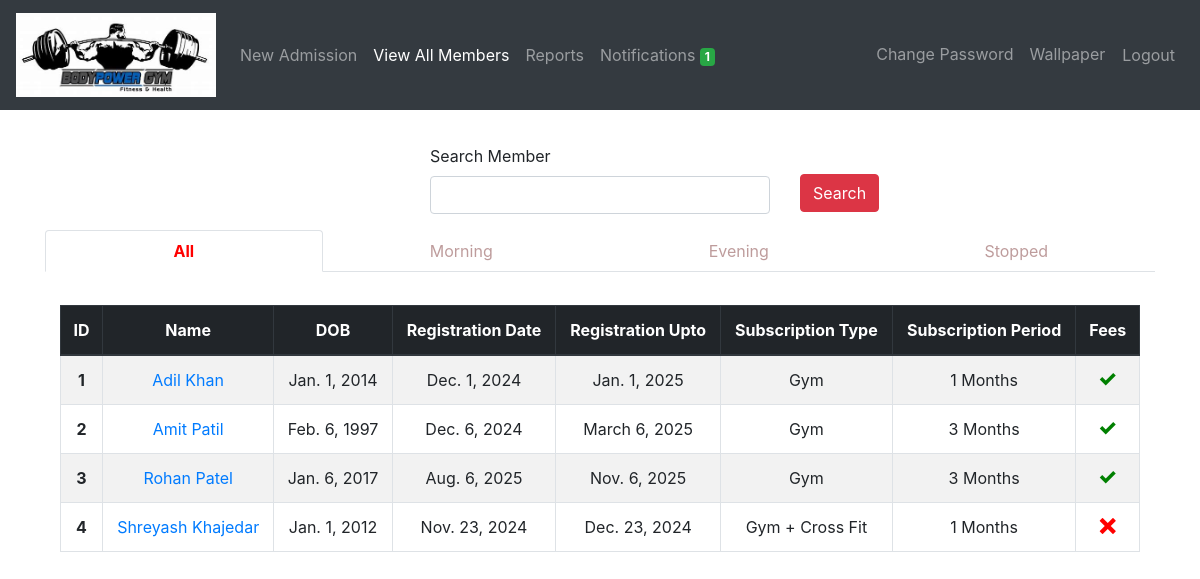
The page /members/view/ (signed in) on the database its author committed.
### members/models.py (models this page shows, shortened)
class Member(models.Model):
    member_id = models.AutoField(primary_key=True)
    first_name = models.CharField(('First Name'), max_length=50)
    last_name = models.CharField(('Last Name'), max_length=50)
    mobile_number = models.CharField(('Mobile Number'), max_length=10, unique=True)
    email = models.EmailField(null=True, blank=True)
    address = models.CharField(max_length=300, blank=True)
    medical_history = models.CharField(('Medical History'), max_length=300, blank=True, default='None')
    admitted_on = models.DateField(auto_now_add=True)
    registration_date = models.DateField(('Registration Date'), default='dd/mm/yyyy')
    registration_upto = models.DateField()
    dob = models.DateField(default='dd/mm/yyyy')
    subscription_type  = models.CharField(
                                ('Subscription Type'),
                                max_length=30,
                                choices=SUBSCRIPTION_TYPE_CHOICES,
                                default=SUBSCRIPTION_TYPE_CHOICES[0][0]
                            )
    subscription_period = models.CharField(
                                ('Subscription Period'),
                                max_length=30,
                                choices=SUBSCRIPTION_PERIOD_CHOICES,
                                default=SUBSCRIPTION_PERIOD_CHOICES[0][0]
                            )
    amount = models.CharField(max_length=30)
    fee_status = models.CharField(
                                ('Fee Status'),
                                max_length=30,
                                choices=FEE_STATUS,
                                default=FEE_STATUS[0][0]
                            )
    batch = models.CharField(
                                max_length=30,
                                choices=BATCH,
                                default=BATCH[0][0]
                            )
    photo = models.FileField(upload_to='photos/', blank=True)
    notification = models.IntegerField(default=2, blank=True)
    stop = models.IntegerField(('Status'), choices=STATUS, default=STATUS[0][0], blank=True)

### members/views.py (the view)
# urls.py: path('view/', login_required(views.view_member), name='view_member'),
def view_member(request):
    view_all = Member.objects.filter(stop=0).order_by('first_name')
    paginator = Paginator(view_all, 100)
    try:
        page = request.GET.get('page', 1)
        view_all = paginator.page(page)
    except PageNotAnInteger:
        view_all = paginator.page(1)
    except EmptyPage:
        view_all = paginator.page(paginator.num_pages)
    search_form = SearchForm()
    evening = Member.objects.filter(batch='evening', stop=0).order_by('first_name')
    morning = Member.objects.filter(batch='morning', stop=0).order_by('first_name')
    stopped = Member.objects.filter(stop=1).order_by('first_name')
    context = {
        'all': view_all,
        'morning': morning,
        'evening': evening,
        'stopped': stopped,
        'search_form': search_form,
        'subs_end_today_count': get_notification_count(),
    }
    return render(request, 'view_member.html', context)

### members/models.py (shortened to what this page needs)
class SearchForm(forms.Form):
    search = forms.CharField(label='Search Member', max_length=100, required=False)

### members/templatetags/tags.py (called while the page is built)
@register.filter(name='add_css')
def add_css(field, css):
    return field.as_widget(attrs={"class": css})

### notifications/config.py (called while the page is built)
def get_notification_count():
    NOTIF_COUNT = Member.objects.filter(
        registration_upto__gte=datetime.datetime.now(),
        registration_upto__lte=datetime.date.today() + datetime.timedelta(days=1),
        notification=1).exclude(stop=1)
    PENDING_COUNT = Member.objects.filter(fee_status='pending', notification=1).exclude(stop=1)
    return (NOTIF_COUNT | PENDING_COUNT).distinct().count()

### members/templates/view_member.html (shortened to what this page needs)
{% extends 'base.html' %}
{% load tags %}
{% load static %}
{% block content %}
<div class="container" style="margin-top: 3%">
    <form method="POST" action="{% url 'search_member' %}">
        <div class="row">
            <div class="form-group col"></div>
            <div class="form-group col">
                <label for="search">{{ search_form.search.label }}</label>
                {{ search_form.search | add_css:"form-control" }}
            </div>
            <div class="{% if not result %} col {% endif %}">
              <button type="submit" id="submit" class="btn btn-danger" style="margin-top: 30px;">Search</button>
            </div>
        </div>
    </form>
</div>
{% if result %}
  <div class="container" style="margin-top: 3%">
      <table class="table table-striped table-bordered">
        <thead class="text-center thead-dark">
          <tr>
            <th scope="col">ID</th>
            <th scope="col">Name</th>
            <th scope="col">DOB</th>
            <th scope="col">Registration Date</th>
            <th scope="col">Registration Upto</th>
            <th scope="col">Subscription Type</th>
            <th scope="col">Subscription Period</th>
            <th scope="col">Fees</th>
            <th scope="col">Delete User</th>
          </tr>
        </thead>
        <tbody class="text-center">
          {% for member in result %}
            <tr>
              <th scope="row">{{ forloop.counter }}</th>
              <td><a href="/members/update/{{ member.member_id }}">{{ member.first_name }} {{ member.last_name }}</a></td>
              <td>{{ member.dob }}</td>
              <td>{{ member.registration_date }}</td>
              <td>{{ member.registration_upto }}</td>
              <td>{{ member.get_subscription_type_display }}</td>
              <td>{{ member.subscription_period }} Months</td>
              <td>
                  {% if member.fee_status == 'paid' %}
                  <span class="icon-checkmark" style="color: green"></span>
                  {% else %}
                  <span class="icon-cross" style="color: red"></span>
                  {% endif %}
              </td>
              <td><a href="/members/delete/{{ member.member_id }}/"><button class="btn btn-danger" onclick="return confirm('Are you sure you want to delete this? This will permanently delete the record!')">Delete</button></a></td>
            </tr>
          {% endfor %}
          </tbody>
      </table>
  </div>
{% else %}
  <ul class="nav nav-tabs nav-justified" id="myTab" role="tablist">
    <li class="nav-item">
      <a class="nav-link active" id="home-tab" data-toggle="tab" href="#all" role="tab" aria-controls="home" aria-selected="true">All</a>
    </li>
    <li class="nav-item">
      <a class="nav-link" id="home-tab" data-toggle="tab" href="#morning" role="tab" aria-controls="home" aria-selected="true">Morning</a>
    </li>
    <li class="nav-item">
      <a class="nav-link" id="profile-tab" data-toggle="tab" href="#evening" role="tab" aria-controls="profile" aria-selected="false">Evening</a>
    </li>
    <li class="nav-item">
      <a class="nav-link" id="profile-tab" data-toggle="tab" href="#stopped" role="tab" aria-controls="stopped" aria-selected="false">Stopped</a>
    </li>
  </ul>
  <div class="tab-content" id="myTabContent">
    <div class="tab-pane fade show active" id="all" role="tabpanel" aria-labelledby="home-tab">
      <div class="container" style="margin-top: 3%">
          <table class="table table-striped table-bordered">
            <thead class="text-center thead-dark">
              <tr>
                <th scope="col">ID</th>
                <th scope="col">Name</th>
                <th scope="col">DOB</th>
                <th scope="col">Registration Date</th>
                <th scope="col">Registration Upto</th>
                <th scope="col">Subscription Type</th>
                <th scope="col">Subscription Period</th>
                <th scope="col">Fees</th>
              </tr>
            </thead>
            <tbody class="text-center">
              {% for member in all %}
                <tr>
                  <th scope="row">{{ all.start_index|add:forloop.counter0  }}</th>
                  <td><a href="/members/update/{{ member.member_id }}">{{ member.first_name }} {{ member.last_name }}</a></td>
                  <td>{{ member.dob }}</td>
                  <td>{{ member.registration_date }}</td>
                  <td>{{ member.registration_upto }}</td>
                  <td>{{ member.get_subscription_type_display }}</td>
                  <td>{{ member.subscription_period }} Months</td>
                  <td>
                      {% if member.fee_status == 'paid' %}
                      <span class="icon-checkmark" style="color: green"></span>
                      {% else %}
                      <span class="icon-cross" style="color: red"></span>
                      {% endif %}
                  </td>
                </tr>
              {% endfor %}
              </tbody>
          </table>
      </div>
    </div>
  </div>
{% endif %}
{% endblock %}

### templates/base.html (shortened to what this page needs)
<!doctype html>
{% load static %}
<html lang="en">
  <head>
    <link rel="stylesheet" href="{% static 'css/bootstrap.min.css' %}">
    <link rel="stylesheet" href="{% static 'css/style.css' %}">
  </head>
  <body>
    <nav class="navbar navbar-expand-lg navbar-dark bg-dark">
      <a class="navbar-brand" href="/"><img src="{% static 'images/gymlogo.png' %}" class="img-fluid" style="width: 200px"></a>
      {% if request.user.username %}
        <div class="collapse navbar-collapse" id="navbarNav">
          <ul class="navbar-nav">
            <li class="nav-item {% if request.resolver_match.url_name == 'members' %} active {% endif %}">
              <a class="nav-link" href="{% url 'members'%}">New Admission<span class="sr-only">(current)</span></a>
            </li>
            <li class="nav-item {% if request.resolver_match.url_name == 'view_member' %} active {% endif %}">
              <a class="nav-link" href="{% url 'view_member'%}">View All Members</a>
            </li>
            <li class="nav-item {% if request.resolver_match.url_name == 'reports' %} active {% endif %}">
              <a class="nav-link" href="{% url 'reports' %}">Reports</a>
            </li>
            <li class="nav-item {% if request.resolver_match.url_name == 'notifications' %} active {% endif %}">
              <a class="nav-link" href="{% url 'notifications'%}">Notifications <span class="badge badge-success">{{ subs_end_today_count }}</span></a>
            </li>
          </ul>
          <ul class="navbar-nav ml-auto">
            <li class="nav-item {% if request.resolver_match.url_name == 'change_password' %} active {% endif %}">
                <a class="nav-link" href="{% url 'change_password'%}">Change Password</a>
            </li>
            <li class="nav-item {% if request.resolver_match.url_name == 'set_wallpaper' %} active {% endif %}">
                <a class="nav-link" href="{% url 'set_wallpaper'%}">Wallpaper</a>
            </li>
            <li class="nav-item">
              <form method="post" action="{% url 'logout' %}">
                <button type="submit" class="btn btn-link nav-link">Logout</button>
              </form>
            </li>
          </ul>
        </div>
      {% else %}
        <ul class="navbar-nav ml-auto">
          <li class="nav-item">
            <a class="nav-link" href="{% url 'login' %}">Login</a>
          </li>
        </ul>
      {% endif %}
    </nav>
    <div class="container">
      {% block content %}{% endblock %}
    </div>
  </body>
</html>

### css/style.css (style rules this page uses)
[class^="icon-"], [class*=" icon-"] { font-family: 'icomoon' !important; speak: none; font-style: normal; font-weight: normal; font-variant: normal; text-transform: none; line-height: 1; -webkit-font-smoothing: antialiased; -moz-osx-font-smoothing: grayscale; }
.icon-cross:before { content: "\ea0f"; }
.icon-checkmark:before { content: "\ea10"; }
.nav-tabs .nav-item.show .nav-link, .nav-tabs .nav-link { color: rgba(162, 114, 114, 0.703); }
.nav-tabs .nav-item.show .nav-link, .nav-tabs .nav-link.active { color: red; font-weight: bold; }

### rows shown on the page
Member: start_index|add "1", first_name "Adil", last_name "Khan", dob "Jan. 1, 2014", registration_date "Dec. 1, 2024", registration_upto "Jan. 1, 2025", subscription_type "Gym", subscription_period "1", fee_status "paid" (drawn)
Member: start_index|add "2", first_name "Amit", last_name "Patil", dob "Feb. 6, 1997", registration_date "Dec. 6, 2024", registration_upto "March 6, 2025", subscription_type "Gym", subscription_period "3", fee_status "paid" (drawn)
Member: start_index|add "3", first_name "Rohan", last_name "Patel", dob "Jan. 6, 2017", registration_date "Aug. 6, 2025", registration_upto "Nov. 6, 2025", subscription_type "Gym", subscription_period "3", fee_status "paid" (drawn)
Member: start_index|add "4", first_name "Shreyash", last_name "Khajedar", dob "Jan. 1, 2012", registration_date "Nov. 23, 2024", registration_upto "Dec. 23, 2024", subscription_type "Gym + Cross Fit", subscription_period "1", fee_status "pending" (drawn)

### other values the page prints
{{ subs_end_today_count }} "1"
{{ search_form.search.label }} "Search Member"
